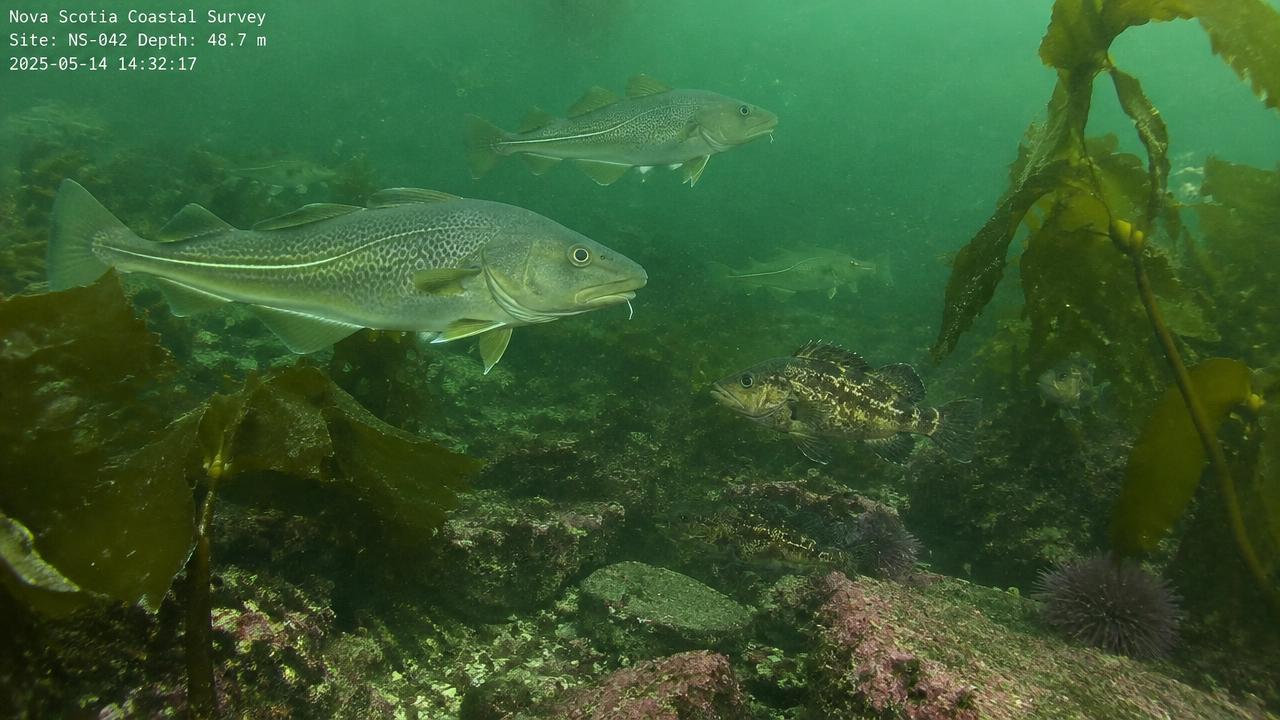
#> input picture fincount/backend/fincount_api/sample/frame1.jpg, 1280 x 720 px
$ python -i detect.py   (imports and definitions only)
#> lines starting #> are read from the running program, lines starting #| are printed output that depends on the picture
"""Fish detector: one picture in, `Detection`s out (CLAUDE.md, Module interfaces).

Interim detector: the Community Fish Detector (CFD), an RF-DETR model trained on many underwater
datasets with one class, "fish". CLAUDE.md names YOLOX as the detector, but COCO YOLOX has no fish
class and no fine-tuned YOLOX exists yet; CFD is the stand-in until it does. Its licence status is
recorded in docs/LICENCES.md and needs team/client approval. No other module depends on RF-DETR
types: swap the model here and keep the `Detection` shape.

Weights load from disk only (config `detect.checkpoint` under `models.dir`); nothing is downloaded.
"""
from __future__ import annotations

import logging
from dataclasses import dataclass
from pathlib import Path
from typing import Protocol

import cv2
import numpy as np

from .config import DetectConfig
from .device import GPU_LOCK, torch_device

log = logging.getLogger(__name__)


class ModelMissingError(RuntimeError):
    """The model weights aren't in the models folder. The message is plain English."""


@dataclass
class Detection:
    frame_idx: int  # 0 for images
    t_s: float  # 0.0 for images
    box: tuple[float, float, float, float]  # x1, y1, x2, y2 in pixels
    cls: str  # "fish" | "invertebrate:<type>"
    conf: float
    track_id: str | None  # same fish across frames; None for images (one track per detection)


class Detector(Protocol):
    name: str

    def detect(self, image_bgr: np.ndarray, frame_idx: int = 0, t_s: float = 0.0,
               enhance: bool = False) -> list[Detection]: ...


def clahe(image_bgr: np.ndarray, clip_limit: float = 2.0, grid: int = 8) -> np.ndarray:
    """'Clear up murky water': contrast-limited histogram equalisation on the L channel of LAB.

    The cleared-up picture is only an extra view for the detector; it is never shown as evidence.
    """
    lab = cv2.cvtColor(image_bgr, cv2.COLOR_BGR2LAB)
    l, a, b = cv2.split(lab)
    l = cv2.createCLAHE(clipLimit=clip_limit, tileGridSize=(grid, grid)).apply(l)
    return cv2.cvtColor(cv2.merge((l, a, b)), cv2.COLOR_LAB2BGR)


def auto_gamma(image_bgr: np.ndarray) -> np.ndarray:
    """Brighten or darken so the mean brightness moves towards mid-grey (gamma kept between 0.5 and 2)."""
    mean = min(max(float(cv2.cvtColor(image_bgr, cv2.COLOR_BGR2GRAY).mean()) / 255.0, 0.02), 0.98)
    g = float(np.clip(np.log(0.5) / np.log(mean), 0.5, 2.0))
    return cv2.LUT(image_bgr, np.array([((i / 255.0) ** g) * 255 for i in range(256)], dtype=np.uint8))


def colour_correct(image_bgr: np.ndarray, red_ratio: float = 0.75) -> np.ndarray:
    """Give back the red that murky water absorbs (when red is weak), then balance the colours (grey world)."""
    f = image_bgr.astype(np.float32) / 255.0
    means = f.reshape(-1, 3).mean(axis=0)
    if means[2] / (means[1] + 1e-6) < red_ratio:
        b, g, r = cv2.split(f)
        r = r + (g.mean() - r.mean()) * (1.0 - r) * g
        f = cv2.merge((b, g, np.clip(r, 0, 1)))
    means = f.reshape(-1, 3).mean(axis=0) + 1e-6
    f = np.clip(f * np.clip(means.mean() / means, 0.6, 2.2), 0, 1)
    return (f * 255).astype(np.uint8)


def clear_murky(image_bgr: np.ndarray) -> np.ndarray:
    """The strongest 'clear up murky water' view: colour correction, then CLAHE, then gamma.

    In muddy survey footage the fish detector finds faint grey fish in this view that it misses in the
    original. Like `clahe`, it is only an extra view for the detector, never shown as evidence.
    """
    return auto_gamma(clahe(colour_correct(image_bgr)))


# [44 lines left out: functions nms, box_contain, tile_windows, box_iou, not called in this run]


class CfdDetector:
    """Community Fish Detector (RF-DETR) on PyTorch; GPU when available, otherwise CPU."""

    name = "Community Fish Detector (RF-DETR)"

    # [5 lines left out: function __init__, not called in this run]

    @property
    def checkpoint(self) -> Path:
        return self.cfg.checkpoint

    # [17 lines left out: function load, not called in this run]

    def _predict(self, image_bgr: np.ndarray) -> tuple[np.ndarray, np.ndarray]:
        return self._predict_many([image_bgr])[0]

    # [107 lines left out: functions _predict_many, detect, detect_tiled, detect_close, not called in this run]

    def describe(self) -> dict:
        return {"name": self.name, "checkpoint": self.cfg.checkpoint.name, "device": self.device,
                "resolution": self.resolution}

>>> import cv2
>>> picture = cv2.imread('../../../fincount/backend/fincount_api/sample/frame1.jpg')
#> picture is the input picture: shape (720, 1280, 3); mean B, G, R 48.8, 90.7, 56.8
>>> result = clear_murky(picture)
#> in colour_correct, `means = f.reshape(-1, 3).mean(axis=0)`: means = [0.192, 0.356, 0.223]
#> in colour_correct, `b, g, r = cv2.split(f)`:
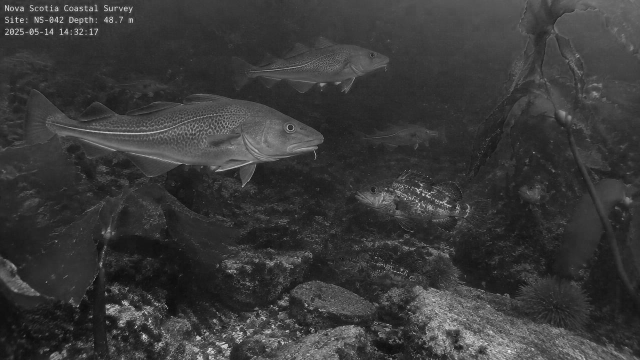
#> r: shape (720, 1280) float32 (shown at 1/2 size); min 0, max 0.98, mean 0.223
#> in colour_correct, `means = f.reshape(-1, 3).mean(axis=0) + 1e-6`: means = [0.192, 0.356, 0.258]
#> in clahe, `l, a, b = cv2.split(lab)`:
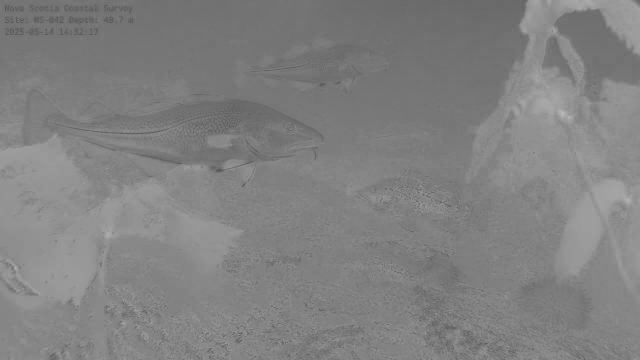
#> b: shape (720, 1280) (shown at 1/2 size); min 79, max 185, mean 128.9
#> in clahe, `return cv2.cvtColor(cv2.merge((l, a, b)), cv2.COLOR_LAB2BGR)`:
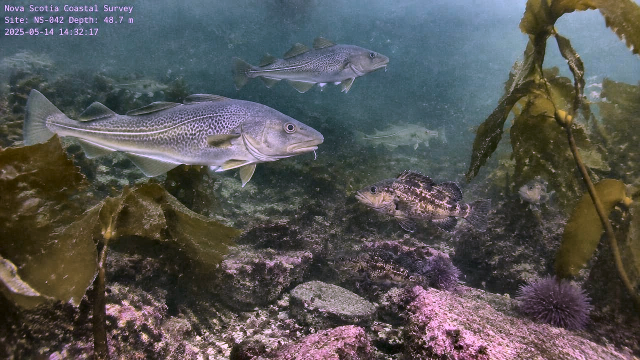
#> returned value: shape (720, 1280, 3) (shown at 1/2 size); mean B, G, R 85.4, 85.7, 86.2
#> in auto_gamma, `mean = min(max(float(cv2.cvtColor(image_bgr, cv2.COLOR_BGR2GRAY).mean(..`: mean = 0.337
#> in auto_gamma, `g = float(np.clip(np.log(0.5) / np.log(mean), 0.5, 2.0))`: g = 0.636
#> in auto_gamma, `return cv2.LUT(image_bgr, np.array([((i / 255.0) ** g) * 255 for i in ..`:
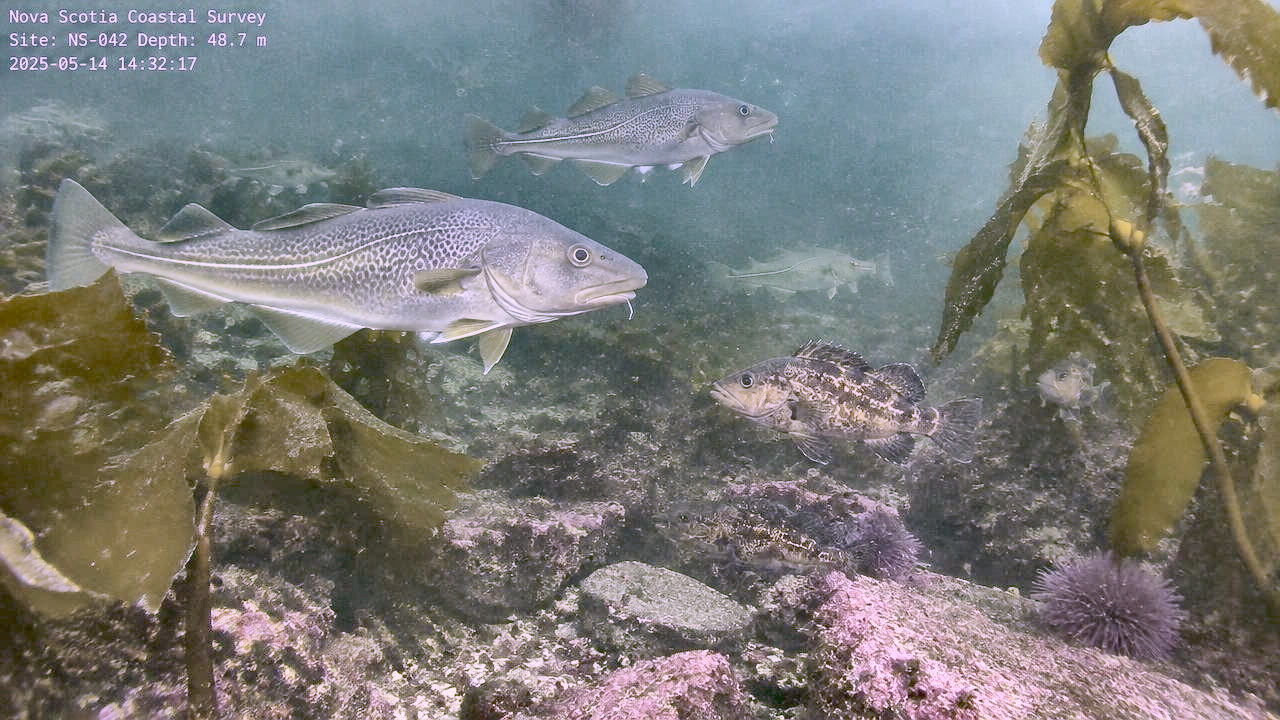
#> returned value: shape (720, 1280, 3); mean of channels 0, 1, 2 120.2, 123.6, 123.7; drawn as B, G, R

$ run again, on fincount/backend/fincount_api/sample/frame2.jpg
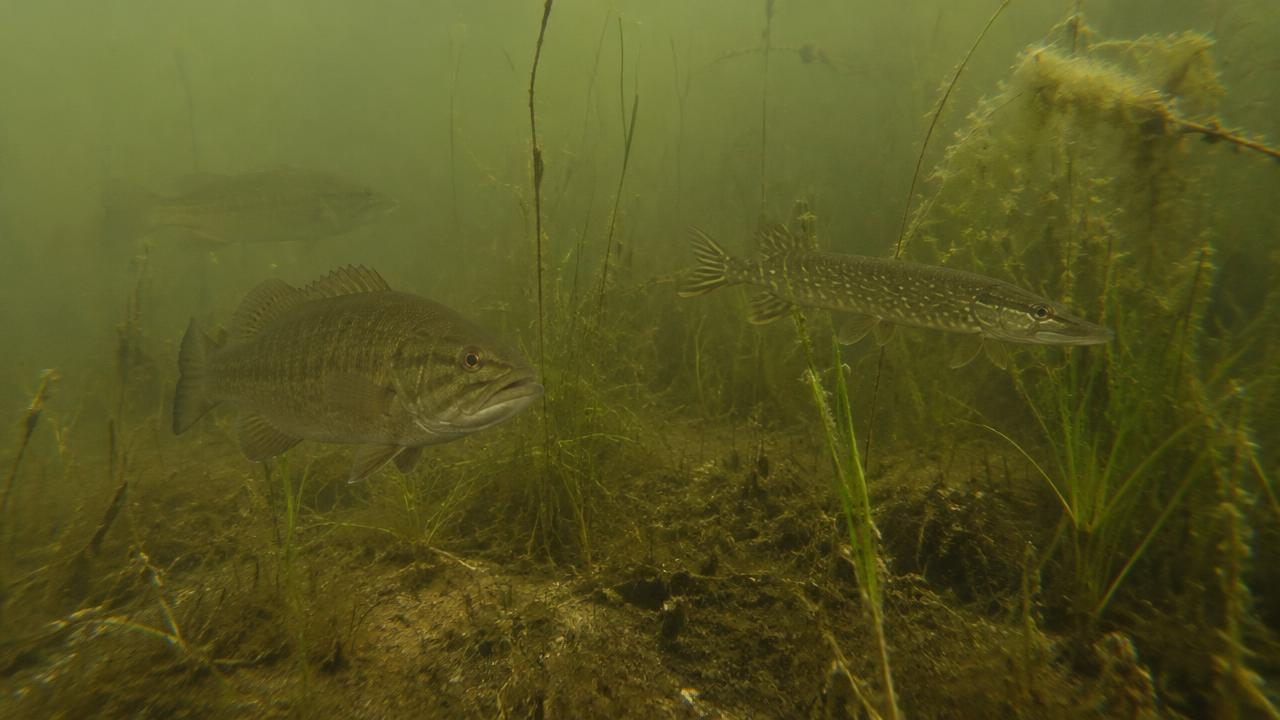
#> input picture fincount/backend/fincount_api/sample/frame2.jpg, 1280 x 720 px
#> picture is the input picture: shape (720, 1280, 3); mean B, G, R 33.2, 86.4, 87.8
#> means = [0.131, 0.339, 0.345]
#> lab: shape (720, 1280, 3); mean of channels 0, 1, 2 74, 128.7, 128.9
#> in clahe, `return cv2.cvtColor(cv2.merge((l, a, b)), cv2.COLOR_LAB2BGR)`:
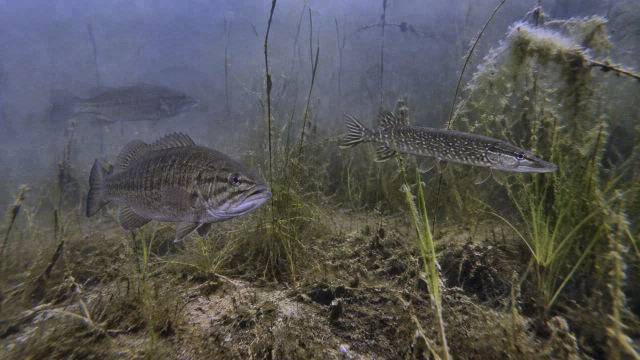
#> returned value: shape (720, 1280, 3) (shown at 1/2 size); mean B, G, R 83.9, 84.5, 84.8
#> mean = 0.332
#> g = 0.628
#> in auto_gamma, `return cv2.LUT(image_bgr, np.array([((i / 255.0) ** g) * 255 for i in ..`:
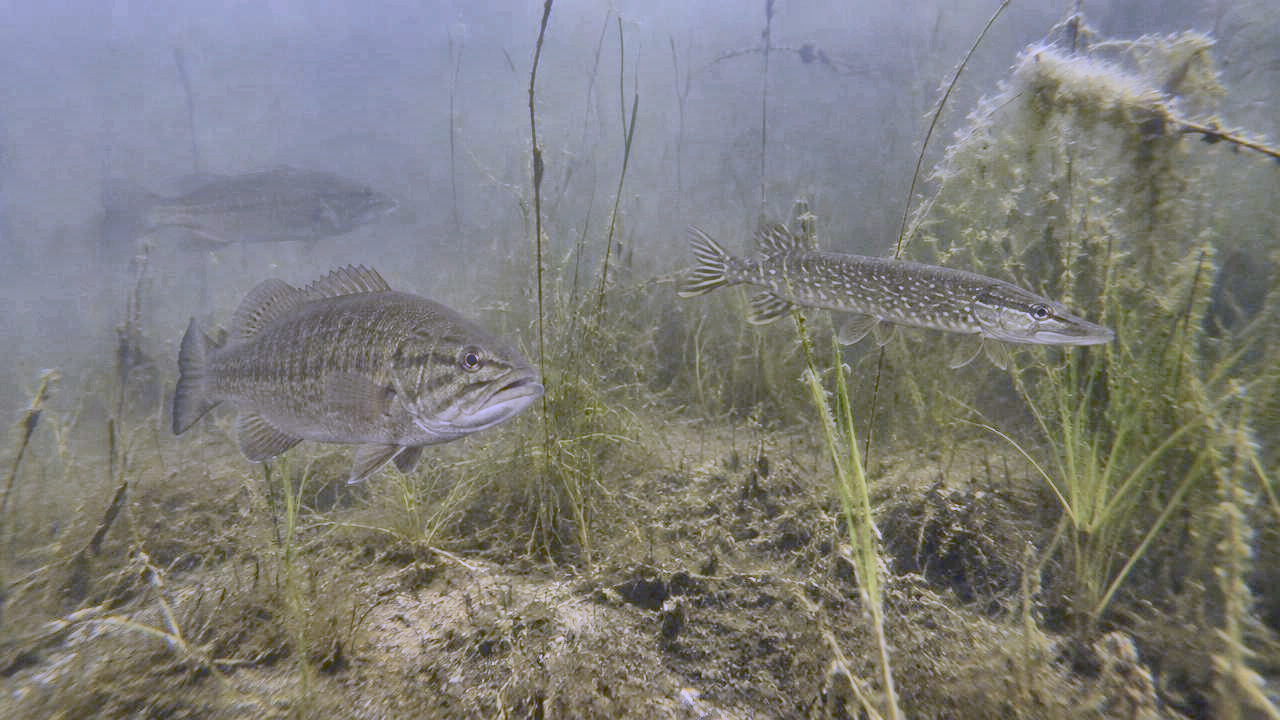
#> returned value: shape (720, 1280, 3); mean of channels 0, 1, 2 122.3, 125.5, 125.9; drawn as B, G, R

$ run again, on fincount/backend/fincount_api/sample/frame3.jpg
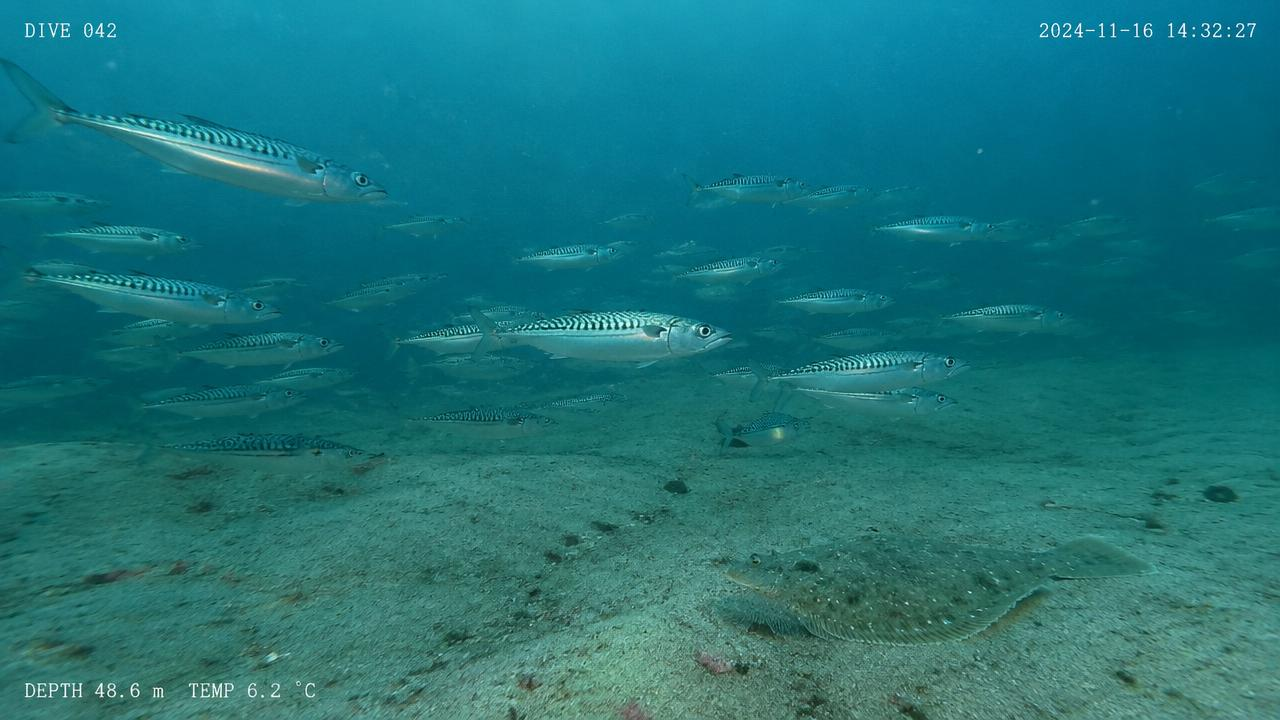
#> input picture fincount/backend/fincount_api/sample/frame3.jpg, 1280 x 720 px
#> picture is the input picture: shape (720, 1280, 3); mean B, G, R 121.1, 115.6, 28.6
#> in colour_correct, `means = f.reshape(-1, 3).mean(axis=0)`: means = [0.475, 0.453, 0.112]
#> in colour_correct, `f = cv2.merge((b, g, np.clip(r, 0, 1)))`:
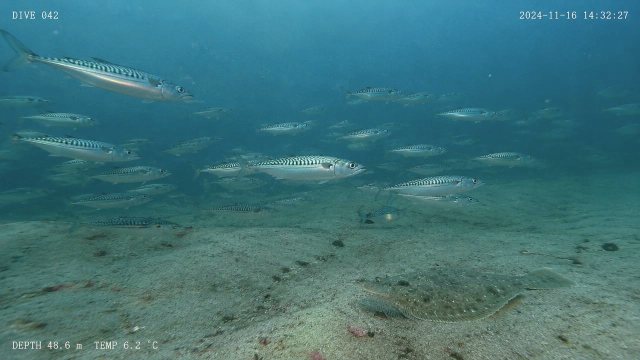
#> f: shape (720, 1280, 3) float32 (shown at 1/2 size); mean B, G, R 0.475, 0.453, 0.247
#> in colour_correct, `means = f.reshape(-1, 3).mean(axis=0) + 1e-6`: means = [0.475, 0.453, 0.247]
#> lab: shape (720, 1280, 3); mean of channels 0, 1, 2 108.3, 129.1, 128.6
#> mean = 0.407
#> in auto_gamma, `g = float(np.clip(np.log(0.5) / np.log(mean), 0.5, 2.0))`: g = 0.771
#> in auto_gamma, `return cv2.LUT(image_bgr, np.array([((i / 255.0) ** g) * 255 for i in ..`:
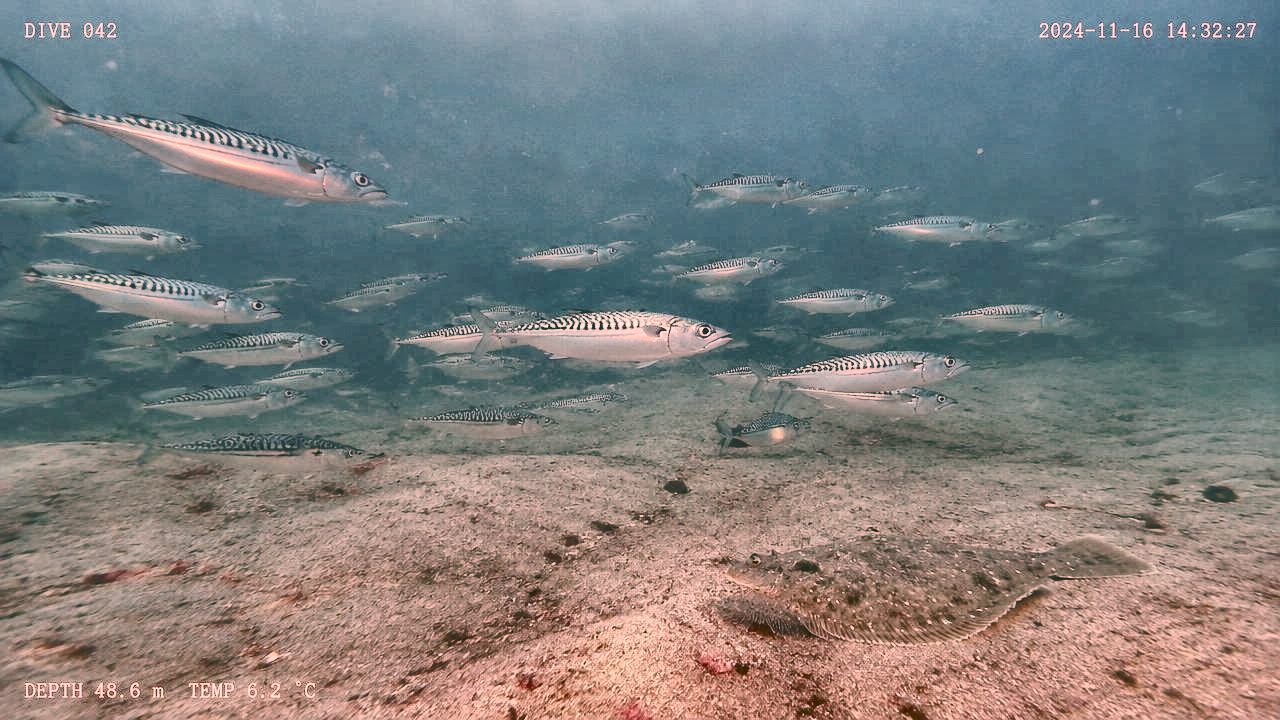
#> returned value: shape (720, 1280, 3); mean of channels 0, 1, 2 126, 126.2, 123.9; drawn as B, G, R
